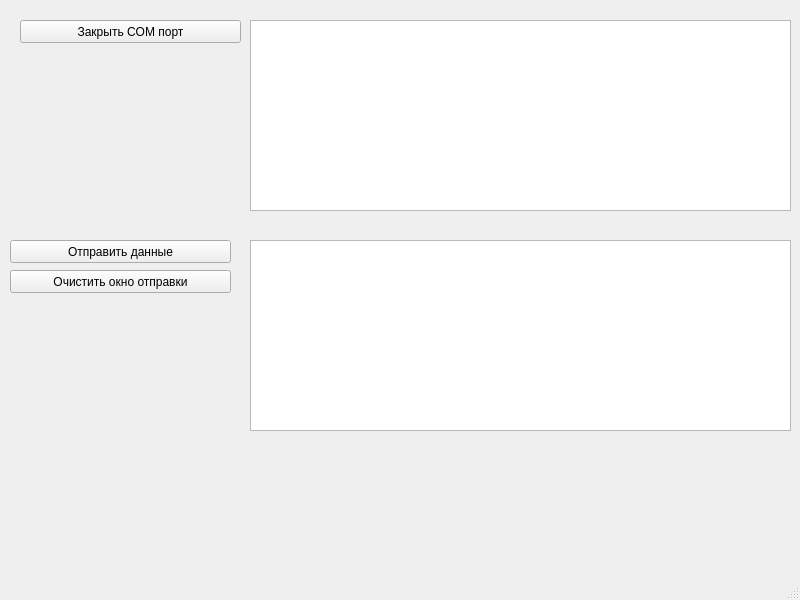
<?xml version="1.0" encoding="UTF-8"?>
<ui version="4.0">
 <class>MainWindow</class>
 <widget class="QMainWindow" name="MainWindow">
  <property name="geometry">
   <rect>
    <x>0</x>
    <y>0</y>
    <width>800</width>
    <height>600</height>
   </rect>
  </property>
  <property name="windowTitle">
   <string>logging_UART_util</string>
  </property>
  <widget class="QWidget" name="centralwidget">
   <widget class="QPushButton" name="btn_OpenCOMPort">
    <property name="geometry">
     <rect>
      <x>20</x>
      <y>20</y>
      <width>221</width>
      <height>23</height>
     </rect>
    </property>
    <property name="toolTipDuration">
     <number>-1</number>
    </property>
    <property name="text">
     <string>Закрыть COM порт</string>
    </property>
    <property name="flat">
     <bool>false</bool>
    </property>
   </widget>
   <widget class="QTextEdit" name="textedit_LogRX">
    <property name="geometry">
     <rect>
      <x>250</x>
      <y>20</y>
      <width>541</width>
      <height>191</height>
     </rect>
    </property>
   </widget>
   <widget class="QTextEdit" name="textedit_LogTX">
    <property name="geometry">
     <rect>
      <x>250</x>
      <y>240</y>
      <width>541</width>
      <height>191</height>
     </rect>
    </property>
   </widget>
   <widget class="QPushButton" name="btn_SendData">
    <property name="geometry">
     <rect>
      <x>10</x>
      <y>240</y>
      <width>221</width>
      <height>23</height>
     </rect>
    </property>
    <property name="text">
     <string>Отправить данные</string>
    </property>
   </widget>
   <widget class="QPushButton" name="btn_ClearSend">
    <property name="geometry">
     <rect>
      <x>10</x>
      <y>270</y>
      <width>221</width>
      <height>23</height>
     </rect>
    </property>
    <property name="text">
     <string>Очистить окно отправки</string>
    </property>
   </widget>
  </widget>
  <widget class="QStatusBar" name="statusbar"/>
 </widget>
 <resources/>
 <connections/>
</ui>
